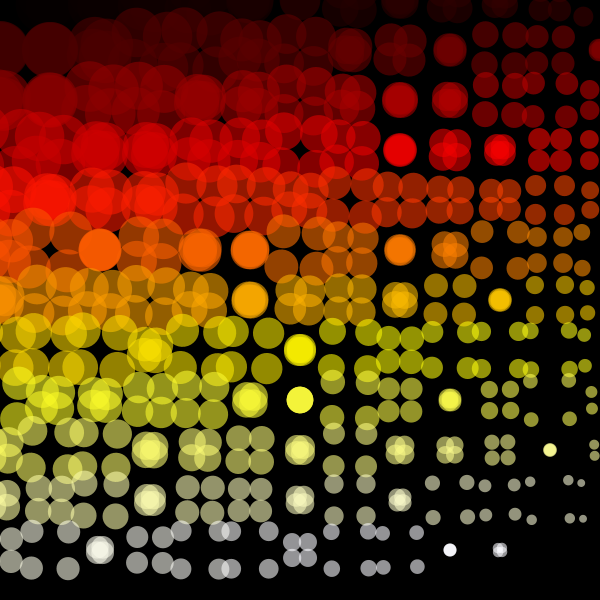
Frame 1 (no input)
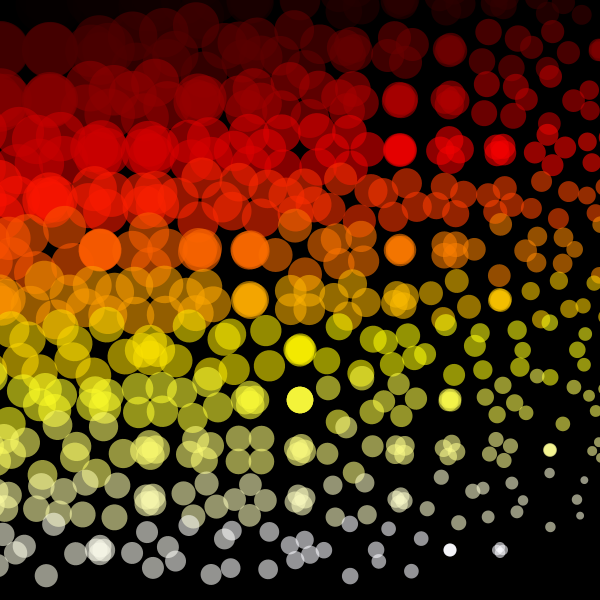
Frame 60 (the mouse pressed at the canvas centre just before this capture)
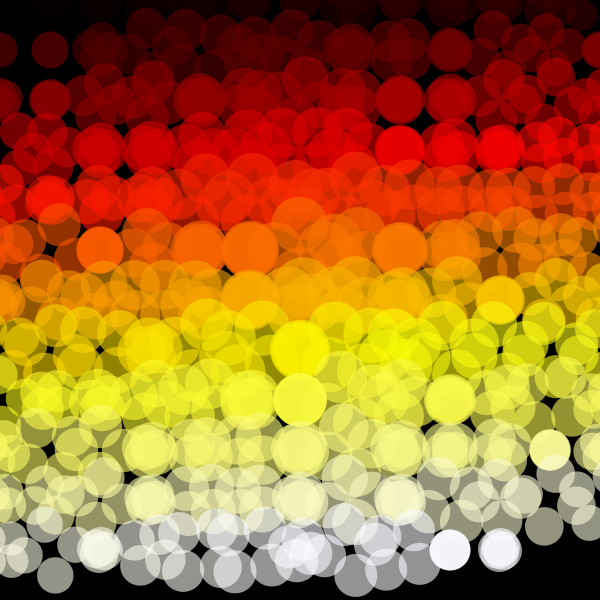
Frame 120 (the mouse held since frame 60 and released just before this capture)

The Processing sketch that drew these frames (run headless with seeded random() and noise(); from frame 60 on, the mouse is pressed at the canvas centre):

// Processing sketch: processing_70716
// ── processing_70716.pde

//Pat Mooney
//CC Lab Homework

Thingy[] myThingy;
float color1;
float color2;
float color3;
float thingyStartX;
float thingyStartY;

void setup() {
  size (600, 600);
  background(0);
  smooth();
  noStroke();
  color1 = 0;
  color2 = 0;
  color3 = 0;
  thingyStartX = 0;
  thingyStartY = 0;

  myThingy = new Thingy[153];

  for (int i = 0; i < myThingy.length; i++) {
    float thingySize = random (0, 100);
    float thingyPos = random(0, 20);

    if (color1 < 249) {
      color1 +=5;
    }
    
    if (color1 > 249 && color3 == 0) {
      color2 +=5;
    }
    if (color1 > 249 && color2 > 249) {
      color3 +=5;
    }

    thingyStartX += 50;

    if (thingyStartX > 600) {
      thingyStartY += 50;
      thingyStartX = 0;
    }

    myThingy[i] = new Thingy(thingyPos, thingyPos, thingySize, thingySize, color(color1, color2, color3, 150), thingyStartX, thingyStartY);
  }
}


void draw() {
  background(0);

  for (int i = 0; i < myThingy.length; i++)
  {
    myThingy[i].updateThingy();
    myThingy[i].drawThingy();
  }
}

class Thingy {

  //Properties
  float x;
  float y;
  float w;
  float h;
  color c;
  float startY;
  float startX;

  float thingyDistance;
  float thingyRotation;
  float thingyRotationMod;
  float thingyDistFromCenter;

  //Constructor
  Thingy (float _x, float _y, float _w, float _h, color _c, float _startX, float _startY) {
    this.x = _x;
    this.y = _y;
    this.w = _w;
    this.h = _h;
    this.c = _c;
    this.startX = _startX;
    this.startY = _startY;

    //arbitrary numbers to give initial instance information
    this.thingyDistance = 100;
    this.thingyRotationMod = 0;
    this.thingyRotation = 0;
    this.thingyDistFromCenter = w;
  }

  // Method or Function
  void drawThingy() {
    pushMatrix();
    fill(this.c);

    translate(startX, startY);
    rotate(this.thingyRotation);

    ellipse( -this.x, -this.y, this.thingyDistFromCenter, this.thingyDistFromCenter );
    ellipse( this.x, -this.y, this.thingyDistFromCenter, this.thingyDistFromCenter );
    ellipse( this.x, this.y, this.thingyDistFromCenter, this.thingyDistFromCenter );
    ellipse( -this.x, this.y, this.thingyDistFromCenter, this.thingyDistFromCenter );
    popMatrix();
  }

  void updateThingy() {
    //captures the distance from thingyX and thingyY to mouseX/MouseY
    this.thingyDistance = dist (startX, startY, mouseX, mouseY);
    
    //maps distance to a value that can be used for rotation
    this.thingyRotationMod = map (this.thingyDistance, 0, width, 10, .1);

    //maps distance to a value that can be used for the size of circle
    this.thingyDistFromCenter = map(this.thingyDistance, 0, width, 60, 20);

    //determines rotation
    this.thingyRotation += radians (this.thingyRotationMod);
  }
}
